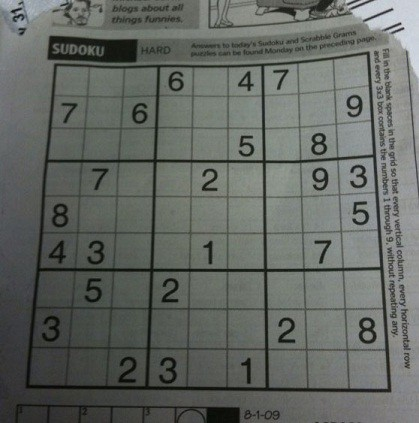
#> input picture 1.jpg, 419 x 423 px
$ jupyter execute --allow-errors 'Sudoku Solver.ipynb'
#> lines starting #> are read from the running program, lines starting #| are printed output that depends on the picture; after the words box and inside, x2 and y2 are one past the last pixel; in counts of white or black regions, pixels touching at a corner belong together
### solver.py
#!/usr/bin/env python
# coding: utf-8

# In[1]:


def cross(A, B):
    return [a+b for a in A for b in B]

rows = 'ABCDEFGHI'
cols = '123456789'
digits = cols
squares = cross(rows, cols)
unitlist = ([cross(rows, c) for c in cols] +
            [cross(r, cols) for r in rows] +
            [cross(rs, cs) for rs in ('ABC', 'DEF', 'GHI') for cs in ('123','456','789')]
           )
units = dict((s, [u for u in unitlist if s in u])
             for s in squares)
peers = dict((s, set(sum(units[s],[]))-set([s]))
             for s in squares)


# In[2]:


# [12 lines left out: function test, not called in this run]


# In[3]:


def parse_grid(grid):
    """Convert grid to a dict of possible values, {square: digits}, or
    return False if a contradiction is detected."""
    ## To start, every square can be any digit; then assign values from the grid.
    values = dict((s, digits) for s in squares)
    for s,d in grid_values(grid).items():
        if d in digits and not assign(values, s, d):
            return False ## (Fail if we can't assign d to square s.)
    return values

def grid_values(grid):
    "Convert grid into a dict of {square: char} with '0' or '.' for empties."
    chars = [c for c in grid if c in digits or c in '0.']
    assert len(chars) == 81
    return dict(zip(squares, chars))


# In[4]:


def assign(values, s, d):
    """Eliminate all the other values (except d) from values[s] and propagate.
    Return values, except return False if a contradiction is detected."""
    other_values = values[s].replace(d, '')
    if all(eliminate(values, s, d2) for d2 in other_values):
        return values
    else:
        return False


# In[5]:


def eliminate(values, s, d):
    """Eliminate d from values[s]; propagate when values or places <= 2.
    Return values, except return False if a contradiction is detected."""
    if d not in values[s]:
        return values ## Already eliminated
    values[s] = values[s].replace(d,'')
    ## (1) If a square s is reduced to one value d2, then eliminate d2 from the peers.
    if len(values[s]) == 0:
        return False ## Contradiction: removed last value
    elif len(values[s]) == 1:
        d2 = values[s]
        if not all(eliminate(values, s2, d2) for s2 in peers[s]):
            return False
    ## (2) If a unit u is reduced to only one place for a value d, then put it there.
    for u in units[s]:
        dplaces = [s for s in u if d in values[s]]
        if len(dplaces) == 0:
            return False ## Contradiction: no place for this value
        elif len(dplaces) == 1:
            # d can only be in one place in unit; assign it there
            if not assign(values, dplaces[0], d):
                return False
    return values


# In[6]:


# [9 lines left out: function display, not called in this run]


# In[7]:


def solve(grid): return search(parse_grid(grid))

def search(values):
    "Using depth-first search and propagation, try all possible values."
    if values is False:
        return False ## Failed earlier
    if all(len(values[s]) == 1 for s in squares):
        return values ## Solved!
    ## Chose the unfilled square s with the fewest possibilities
    n,s = min((len(values[s]), s) for s in squares if len(values[s]) > 1)
    return some(search(assign(values.copy(), s, d))
            for d in values[s])

# [5 lines left out: function some, not called in this run]


# In[10]:


hard1= '.....6....59.....82....8....45........3........6..3.54...325..6..................'
grid1 = '003020600900305001001806400008102900700000008006708200002609500800203009005010300'


# In[12]:


parse_grid(grid1)


# In[ ]:

### Sudoku Solver.ipynb
[cell 1]
import cv2
import numpy as np
import matplotlib.pyplot as plt
from solver import *

[cell 2]
image = cv2.imread('1.jpg')
#> image is the input picture: shape (423, 419, 3); mean B, G, R 98.9, 103.6, 99.4
gray_image = cv2.cvtColor(image,cv2.COLOR_BGR2GRAY)
plt.imshow(image)

[cell 3]
blur_image = cv2.GaussianBlur(gray_image,(9,9),0)
plt.imshow(blur_image, cmap='gray')

[cell 4]
thresh = cv2.adaptiveThreshold(blur_image,255, cv2.ADAPTIVE_THRESH_GAUSSIAN_C, cv2.THRESH_BINARY, 11 , 2)
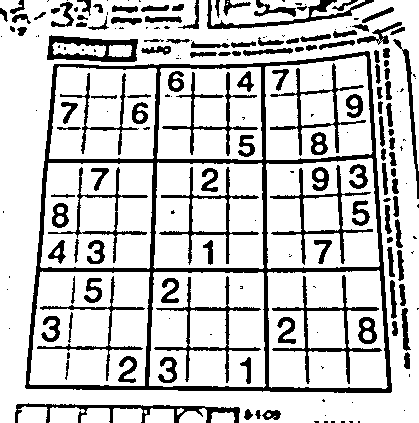
#> thresh: shape (423, 419); 78.7% white; 207 black regions (83 under 20 px), largest, box (x1, y1, x2, y2) and area: (25, 51, 392, 393) 10958, (272, 275, 382, 384) 1396, (15, 403, 240, 423) 1281
plt.imshow(thresh, cmap='gray')

[cell 5]
binary_image = cv2.bitwise_not(thresh,thresh)
#> binary_image: shape (423, 419); 21.3% white; 207 white regions (83 under 20 px)
plt.imshow(binary_image, cmap = 'gray')

[cell 6]
#kernel = np.array([[1., 1., 1.], [1., 1., 1.], [1., 1., 1.]])
kernel = np.ones((1,1), np.uint8)
dilated_image = cv2.dilate(binary_image, kernel)
plt.imshow(dilated_image, cmap = 'gray')

[cell 7]
line_image = dilated_image
temp = image
minLineLength = 100
maxLineGap = 10
lines = cv2.HoughLinesP(line_image,1,np.pi/180,100,minLineLength,maxLineGap)
#> lines = 381 rows, first 6: [167, 387, 391, 390], [146, 389, 157, 65], [227, 263, 227, 167], [148, 389, 159, 64], [262, 63, 268, 387], [149, 388, 344, 392]
#for line in lines:
#    for x1,y1,x2,y2 in line:
        #cv2.line(temp,(x1,y1),(x2,y2),(0,255,0),1)

[cell 8]
'''cv2.imshow('',temp)
cv2.waitKey()
cv2.destroyAllWindows()'''

[cell 9]
contours, hierarchy = cv2.findContours(line_image,cv2.RETR_TREE,cv2.CHAIN_APPROX_SIMPLE)
#> contours = 250 contours, 99 with area under 20; largest, box (x1, y1, x2, y2) and area: (25, 51, 392, 393) 111736, (266, 269, 389, 390) 13561, (148, 271, 267, 389) 13117, (28, 270, 151, 387) 13006, (265, 157, 381, 270) 11754
#contour_image = cv2.drawContours(image, contours, -1, (0,255,0), 1)

[cell 10]
area = -1
for i in range(len(contours)):
    if cv2.contourArea(contours[i])>area:
        area = cv2.contourArea(contours[i])
        index = i
#> this loop made 250 passes
#> area on passes 9, 15, 70: 121.5, 989, 111736.5
#> after the loop, area = 111736.5; index = 69
        #print('area:',area)
        #print('index:',i)
max_area = area
#> max_area = 111736.5
len(contours[index])
#> Out = 183

[cell 11]
temp2 = image
#contour_image = cv2.drawContours(temp2,[contours[index]],0, (0,0,255),2)
'''cv2.imshow('',contour_image)
cv2.waitKey()
cv2.destroyAllWindows()'''

[cell 12]
cnt = contours[index]
#> cnt = contour of 183 points, box (x1, y1, x2, y2) (25, 51, 392, 393), area 111736
epsilon = 0.1*cv2.arcLength(cnt,True)
#> epsilon = 138.2
approx = cv2.approxPolyDP(cnt,epsilon,True)
#> approx = [[369, 52], [54, 64], [25, 387], [390, 392]]

[cell 13]
def warp_coord(pts1):
    pts2 = [[0,0],[0,297],[297,0],[297,297]]
    ref = np.amax(pts1)//2
    pts1 = list(pts1)
    for i in range(len(pts1)):
        if pts1[i][0] < ref:
            if pts1[i][1] < ref:
                print('Top left coordinate:',pts1[i])
                pts2[i] = [0 , 0]
            elif pts1[i][1] > ref:
                print('Bottom left coordinate:',pts1[i])
                pts2[i] = [0, 297]
        elif pts1[i][0] > ref:
            if pts1[i][1] < ref:
                print('Top right coordinate:',pts1[i])
                pts2[i] = [297, 0]
            elif pts1[i][1] > ref:
                print('Bottom right coordinate:',pts1[i])
                pts2[i] = [297, 297]
    return np.float32(pts2)

[cell 14]
pts1 = np.float32(approx.reshape(4,2))
#> pts1 = [[369, 52], [54, 64], [25, 387], [390, 392]]
pts2 = warp_coord(pts1)
#> in warp_coord, `ref = np.amax(pts1)//2`: ref = 196
#> in warp_coord, `pts1 = list(pts1)`: pts1 = [[369, 52], [54, 64], [25, 387], [390, 392]]
#> the loop in warp_coord, `for i in range(len(pts1)):` made 4 passes
#| Top right coordinate: [369.  52.]
#| Top left coordinate: [54. 64.]
#| Bottom left coordinate: [ 25. 387.]
#| Bottom right coordinate: [390. 392.]
#> after the loop in warp_coord, `for i in range(len(pts1)):`: pts2 = [[297, 0], [0, 0], [0, 297], [297, 297]]
#> pts2 = [[297, 0], [0, 0], [0, 297], [297, 297]]

[cell 15]
M = cv2.getPerspectiveTransform(pts1,pts2)
#> M = [[1.04, 0.0931, -61.94], [0.0424, 1.11, -73.44], [0.000187, 0.000517, 1]]
dst = cv2.warpPerspective(dilated_image, M,(297,297))
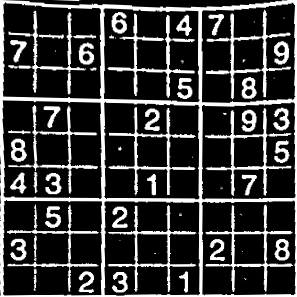
#> dst: shape (297, 297); min 0, max 255, mean 57.4
plt.subplot(121),plt.imshow(binary_image,cmap='gray'),plt.title('Input')
plt.subplot(122),plt.imshow(dst,cmap='gray'),plt.title('Output')
plt.show()
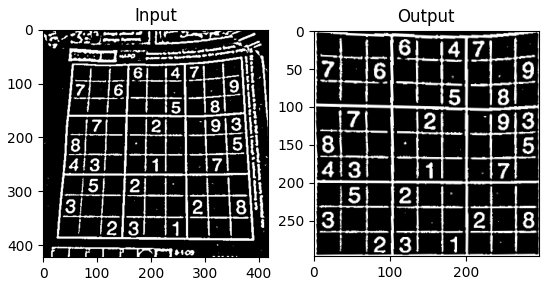
#> figure drawn by matplotlib, 2 panels

[cell 16]
x_size, y_size = 33, 33
number_images = []
for y in range(1,10):
    for x in range(1,10):
        number_images.append(dst[(y-1)*y_size:y*y_size,(x-1)*x_size:x*x_size])
#> after the loop, number_images = 81 items

[cell 17]
for i in range(81):
    plt.subplot(9,9,i+1), plt.imshow(number_images[i],cmap='gray')
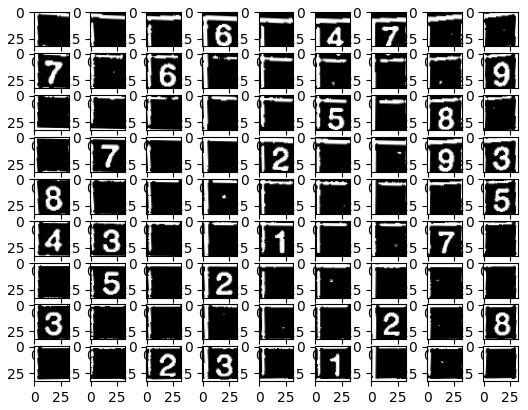
#> figure drawn by matplotlib, 81 panels

[cell 18]
num_list = []
for i in range(81):
    if np.var(number_images[i][10:23,10:23]) > 10000:
        plt.subplot(9,9,i+1), plt.imshow(number_images[i],cmap='gray')
        num_list.append(i)
#> after the loop, num_list = 26 values from 3 to 77

[cell 19]
for i in range(81):
    if np.var(number_images[i][10:23,10:23]) > 10000:
        plt.subplot(9,9,i+1), plt.imshow(number_images[i][3:30,3:30],cmap='gray')
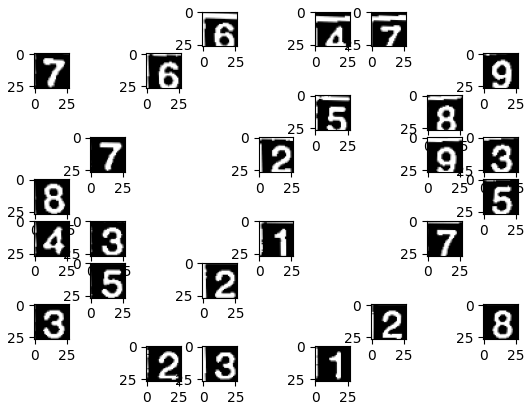
#> figure drawn by matplotlib, 26 panels

[cell 20]
import keras
from keras.models import Sequential, load_model
from keras.layers import Dense, Dropout, Flatten
from keras.layers import Conv2D, MaxPooling2D

[cell 21]
input_shape = (28,28,1)
num_classes = 10
#> (the rest of this cell did not finish here and is left out)

#> (a cell that did not finish here is left out)

#> (a cell that did not finish here is left out)

[cell 24]
my_dict = {}
#> (the rest of this cell did not finish here and is left out)

[cell 25]
sudoku = ['0' for i in range(81)]
for key, value in my_dict.items():
    sudoku[key] = str(value)
grid1 = ''.join(sudoku)

[cell 26]
grid = '003020600900305001001806400008102900700000008006708200002609500800203009005010300'

[cell 27]
answer = solve(grid)
answers = list(answer.items())

[cell 28]
def write_to_image(image, item):
    row = item[0][0]
    column = item[0][1]
    value = item[1]
    font = cv2.FONT_HERSHEY_SIMPLEX
    cv2.putText(image, value, (9+33*(int(column)-1), 25+33*(ord(row)-65)), font, 0.7, (0,255,0),2, cv2.LINE_AA)
    return image

[cell 29]
plt.imshow(image)
final_image = cv2.warpPerspective(image,M,(297,297))
for i in range(81):
    if grid1[i]=='0' or grid1[i]=='.':
        frame = write_to_image(final_image, answers[i] )
#> this loop made 81 passes
#> pass 3, `frame = write_to_image(final_image, answers[i] )`:
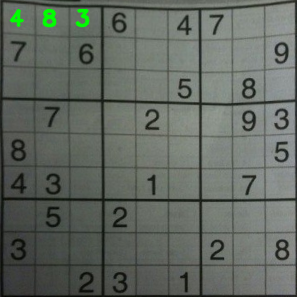
#> frame: shape (297, 297, 3); mean B, G, R 97.1, 104.4, 97.8
#> after the loop:
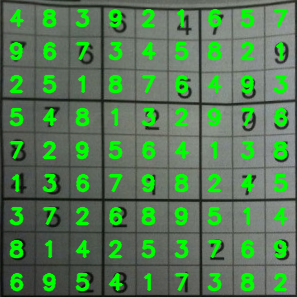
#> final_image: shape (297, 297, 3); mean B, G, R 85.5, 121.9, 86.1

[cell 30]
cv2.imshow('',frame)
cv2.waitKey()
cv2.destroyAllWindows()

[cell 31]
plt.subplot(121),plt.imshow(image,cmap='gray'),plt.title('Input')
plt.subplot(122),plt.imshow(frame,cmap='gray'),plt.title('Output')
plt.show()
#> figure, not shown here; B, G, R data is drawn as R, G, B

[cell 32]
N = cv2.getPerspectiveTransform(pts2,pts1)
#> N = [[1, -0.109, 54], [-0.0488, 0.913, 64], [-0.000162, -0.000452, 1]]
image.shape
#> Out = (423, 419, 3)

[cell 33]
dst2 = cv2.warpPerspective(frame, N, image.shape[1::-1])
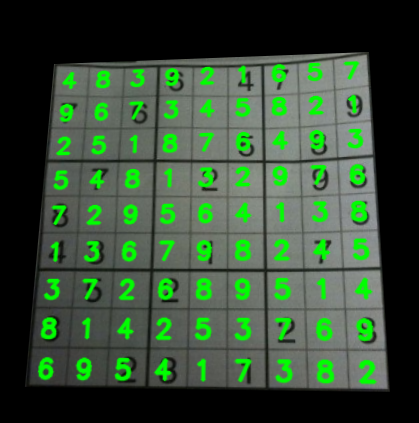
#> dst2: shape (423, 419, 3); mean B, G, R 54, 77.1, 54.5
plt.subplot(131),plt.imshow(frame,cmap='gray'),plt.title('Input')
plt.subplot(132),plt.imshow(dst2,cmap='gray'),plt.title('Output')
plt.subplot(133), plt.imshow(image, cmap='gray'),plt.title('image')
plt.show()
#> figure, not shown here; B, G, R data is drawn as R, G, B

[cell 34]
added_image = cv2.addWeighted(image,0.5,dst2,0.5,0.5)
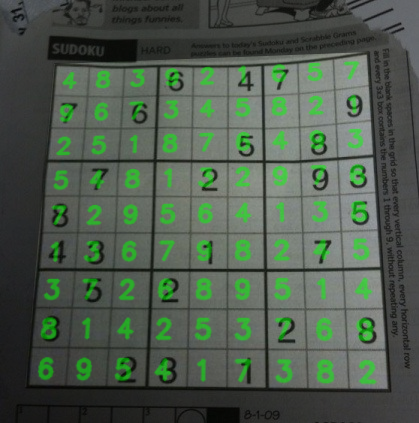
#> added_image: shape (423, 419, 3); mean B, G, R 77, 90.9, 77.4
plt.subplot(131),plt.imshow(dst2,cmap='gray'),plt.title('Input')
plt.subplot(132),plt.imshow(image,cmap='gray'),plt.title('Output')
plt.subplot(133), plt.imshow(added_image, cmap='gray'),plt.title('image')
plt.show()
#> figure, not shown here; B, G, R data is drawn as R, G, B

[cell 35]
cv2.imwrite('solved_sudoku.jpg',added_image)
#> Out = True

$ run again, with 2.jpg copied over 1.jpg
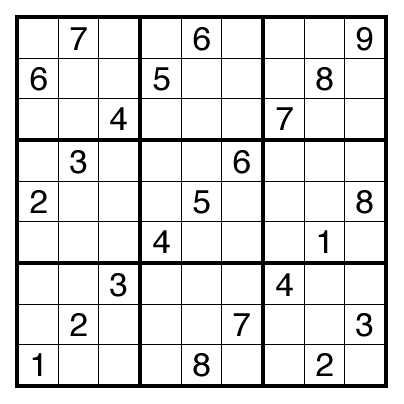
#> input picture 2.jpg, 404 x 404 px
#> image is the input picture: shape (404, 404, 3); min 0, max 255, mean 224.8
#> thresh: shape (404, 404); 82.4% white; 33 black regions, largest, box (x1, y1, x2, y2) and area: (14, 14, 389, 389) 11940, (22, 22, 135, 135) 1304, (145, 22, 258, 135) 1304
#> binary_image: shape (404, 404); 17.6% white; 33 white regions
#> lines = 175 rows, first 6: [15, 264, 387, 264], [384, 263, 384, 14], [15, 387, 387, 387], [15, 140, 383, 140], [14, 385, 388, 385], [14, 18, 383, 18]
#> contours = 64 contours; largest, box (x1, y1, x2, y2) and area: (14, 14, 389, 389) 138408, (141, 141, 262, 262) 14374, (141, 264, 262, 385) 14371, (264, 141, 385, 262) 14371, (18, 141, 139, 262) 14371
#> the loop `for i in range(len(contours)):` made 64 passes
#> (area, index) on pass 1: (138408, 0)
#> after the loop `for i in range(len(contours)):`: area = 138408; index = 0
#> max_area = 138408
#> `len(contours[index])`: Out = 24
#> cnt = contour of 24 points, box (x1, y1, x2, y2) (14, 14, 389, 389), area 138408
#> epsilon = 149.5
#> approx = [[16, 14], [14, 386], [386, 388], [388, 16]]
#> ref = 194
#> in warp_coord, `pts1 = list(pts1)`: pts1 = [[16, 14], [14, 386], [386, 388], [388, 16]]
#> the loop in warp_coord, `for i in range(len(pts1)):` made 4 passes
#| Top left coordinate: [16. 14.]
#| Bottom left coordinate: [ 14. 386.]
#| Bottom right coordinate: [386. 388.]
#| Top right coordinate: [388.  16.]
#> after the loop in warp_coord, `for i in range(len(pts1)):`: pts2 = [[0, 0], [0, 297], [297, 297], [297, 0]]
#> M = [[0.798, 0.00429, -12.83], [-0.00429, 0.798, -11.11], [5.31e-19, -1.1e-19, 1]]
#> after the loop `for y in range(1,10):`: number_images = 81 items
#> after the loop `for i in range(81):`: num_list = [1, 4, 8, 9, 12, 16, 20, 24, 28, 32, 36, 40, 44, 48, 52, 56, 60, 64, 68, 71, 72, 76, 79]
#> after the loop `for i in range(81):`:
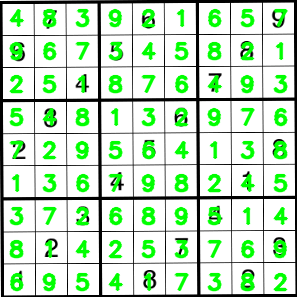
#> final_image: shape (297, 297, 3); mean B, G, R 193.2, 224.3, 193.2
#> N = [[1.25, -0.00673, 16], [0.00673, 1.25, 14], [0, 0, 1]]
#> `added_image = cv2.addWeighted(image,0.5,dst2,0.5,0.5)`:
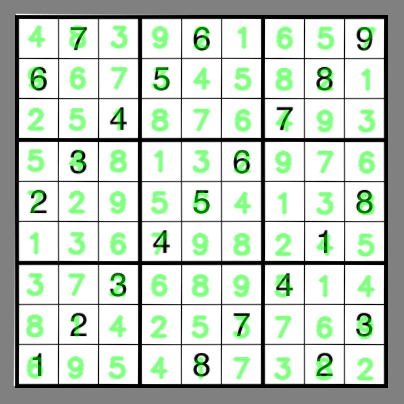
#> added_image: shape (404, 404, 3); mean B, G, R 194.5, 207.6, 194.5
#> `cv2.imwrite('solved_sudoku.jpg',added_image)`: Out = True

$ run again, with 3.jpg copied over 1.jpg
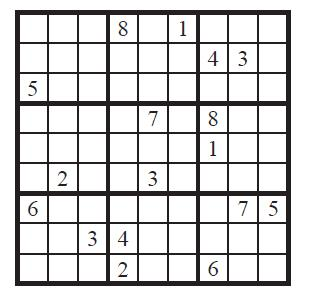
#> input picture 3.jpg, 316 x 294 px
#> image is the input picture: shape (294, 316, 3); mean B, G, R 214, 213.8, 214.2
#> thresh: shape (294, 316); 75% white; 20 black regions, largest, box (x1, y1, x2, y2) and area: (14, 9, 292, 287) 21548, (118, 20, 129, 37) 122, (208, 111, 219, 127) 121
#> binary_image: shape (294, 316); 25% white; 20 white regions
#> lines = 241 rows, first 6: [15, 132, 290, 132], [15, 223, 290, 223], [19, 222, 19, 133], [199, 285, 199, 224], [108, 131, 108, 10], [109, 285, 109, 224]
#> contours = 107 contours, 4 with area under 20; largest, box (x1, y1, x2, y2) and area: (14, 9, 292, 287) 75640, (199, 223, 227, 254) 760, (169, 223, 197, 254) 760, (19, 223, 47, 254) 760, (109, 223, 137, 254) 759
#> the loop `for i in range(len(contours)):` made 107 passes
#> (area, index) on pass 1: (75640, 0)
#> after the loop `for i in range(len(contours)):`: area = 75640; index = 0
#> max_area = 75640
#> `len(contours[index])`: Out = 23
#> cnt = contour of 23 points, box (x1, y1, x2, y2) (14, 9, 292, 287), area 75640
#> epsilon = 110.7
#> approx = [[16, 9], [14, 284], [289, 286], [291, 11]]
#> ref = 145
#> in warp_coord, `pts1 = list(pts1)`: pts1 = [[16, 9], [14, 284], [289, 286], [291, 11]]
#> the loop in warp_coord, `for i in range(len(pts1)):` made 4 passes
#| Top left coordinate: [16.  9.]
#| Bottom left coordinate: [ 14. 284.]
#| Bottom right coordinate: [289. 286.]
#| Top right coordinate: [291.  11.]
#> after the loop in warp_coord, `for i in range(len(pts1)):`: pts2 = [[0, 0], [0, 297], [297, 297], [297, 0]]
#> M = [[1.08, 0.00785, -17.35], [-0.00785, 1.08, -9.59], [-1.07e-19, -1.75e-19, 1]]
#> after the loop `for y in range(1,10):`: number_images = 81 items
#> after the loop `for i in range(81):`: num_list = [3, 5, 15, 16, 18, 31, 33, 42, 46, 49, 54, 61, 62, 65, 66, 75, 78]
#> N = [[0.926, -0.00673, 16], [0.00673, 0.926, 9], [0, 0, 1]]
#> `added_image = cv2.addWeighted(image,0.5,dst2,0.5,0.5)`:
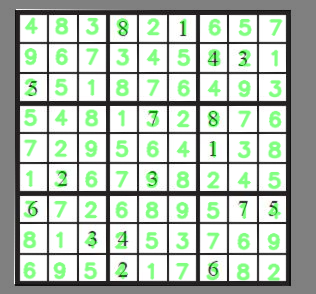
#> added_image: shape (294, 316, 3); mean B, G, R 179.4, 191.8, 179.6
#> `cv2.imwrite('solved_sudoku.jpg',added_image)`: Out = True
